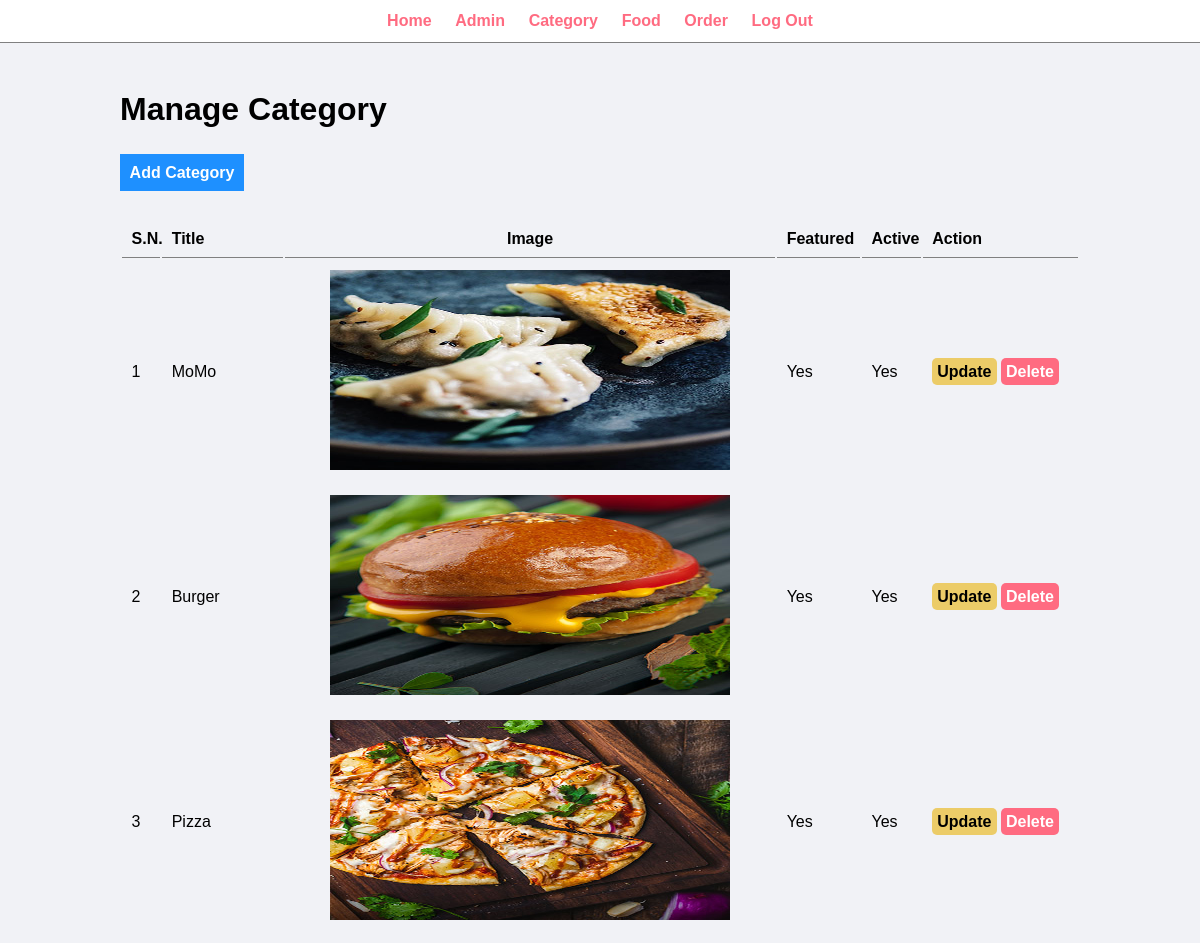
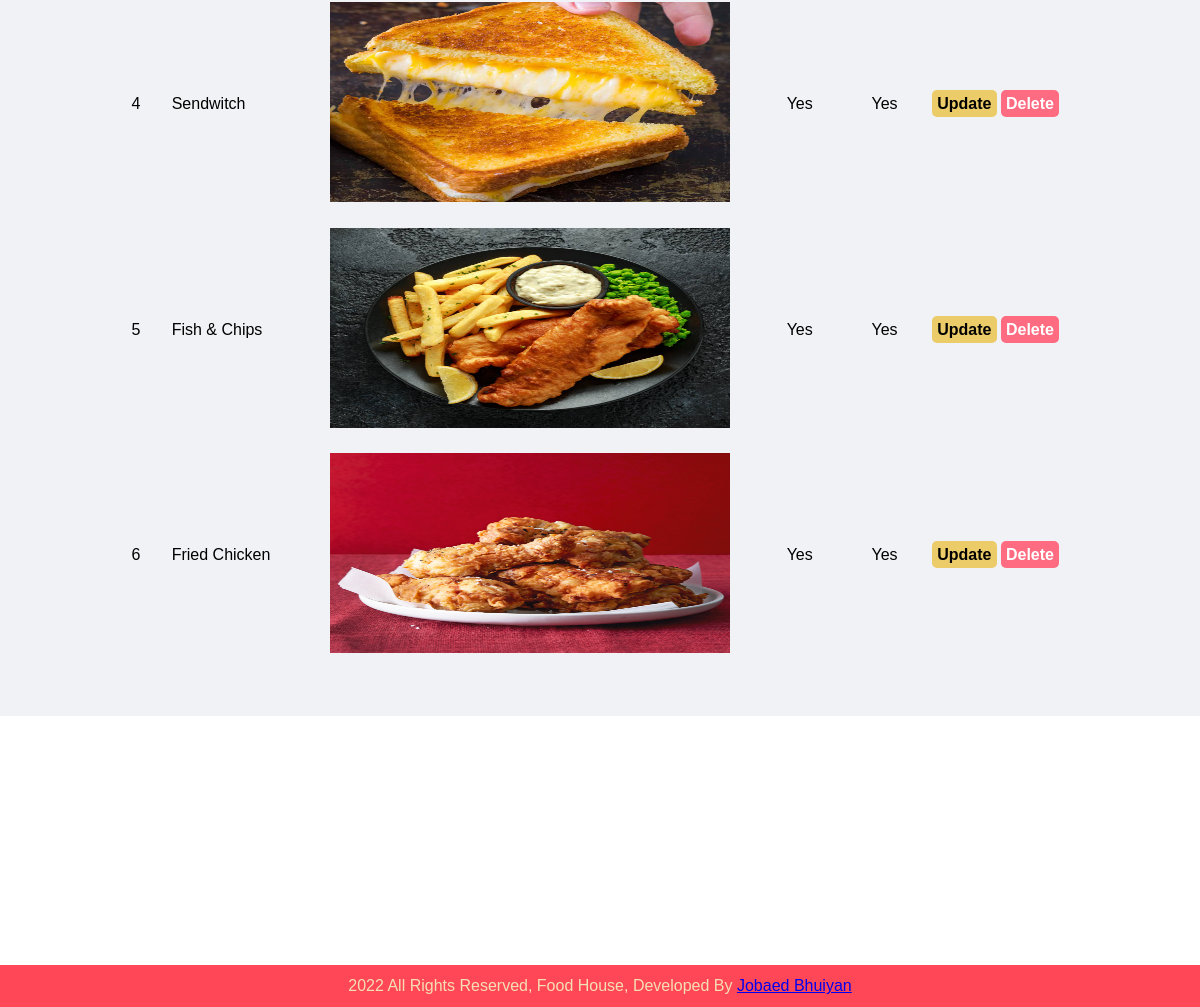
/admin/manage-category.php (signed in), run on the app's committed database (2 pictures, top to bottom).
### tables this page shows
CREATE TABLE `category` (
  `id` int(11) NOT NULL,
  `title` varchar(100) NOT NULL,
  `image` varchar(250) NOT NULL,
  `featured` varchar(10) NOT NULL,
  `active` varchar(10) NOT NULL
);

### admin/manage-category.php (the view, shortened to what this page needs)
<?php
require "partials/menu.php";
require "../config/db.php";
?>
<div class="main-content">
    <div class="wrapper">
        <h1>Manage Category</h1>
        <br>
        <br>
        <a href="add-category.php" class="btn-primary">Add Category</a>
        <br>
        <br>
        <br>
        <table class="tbl-full">
            <tr>
                <th>S.N.</th>
                <th>Title</th>
                <th class="text-center">Image</th>
                <th>Featured</th>
                <th>Active</th>
                <th>Action</th>
            </tr>
            <?php
            $s = "SELECT * FROM category WHERE 1";
            $result = $conn->query($s);
            $sn = 0;
            while ($row = $result->fetch_assoc()) {
                $sn++;
            ?>
                <tr>
                    <td><?php echo $sn ?></td>
                    <td><?php echo $row['title'] ?></td>
                    <td class="text-center"><img class='backup_picture' width="400px" height="200px;" src="<?PHP
                                                                                                            $path1 = "../images/category/" . $row['image'];
                                                                                                            $path2 = "../images/notfoundimages.jpg";
                                                                                                            echo file_exists($path1) ? $path1 : $path2;
                                                                                                            ?>" alt=""></td>
                    <td><?php echo $row['featured'] ?></td>
                    <td><?php echo $row['active'] ?></td>
                    <td><a style="padding: 5px; border-radius: 5px; margin-top: 50px;" href="update-category.php?id=<?php echo $row['id'] ?>" class="btn-secondary">Update</a> <a style="padding: 5px; border-radius: 5px; margin-top: 50px;" href="delete-category.php?id=<?php echo $row['id'] ?>" class="btn-danger">Delete</a></td>
                </tr>
            <?php } ?>
        </table>
    </div>
</div>
<?php
require "partials/footer.php";
?>
</body>
</html>

### admin/partials/menu.php (shortened to what this page needs)
<!DOCTYPE html>
<html lang="en">
<head>
    <link rel="stylesheet" href="../css/admin.css">
</head>
<body>
    <div class="menu text-center">
        <div class="wrapper">
            <ul>
                <li><a href="index.php">Home</a></li>
                <li><a href="manage-admin.php">Admin</a></li>
                <li><a href="manage-category.php">Category</a></li>
                <li><a href="manage-food.php">Food</a></li>
                <li><a href="manage-order.php">Order</a></li>
                <?php
                if (isset($_SESSION['login']) && ($_SESSION['login'] == true)) {
                    echo '<li><a href="logout.php">Log Out</a></li>';
                }
                ?>
            </ul>
        </div>
    </div>

### admin/partials/footer.php
<footer style="margin-top: 249px;" class="footer">
    <div class="footer">
        <div class="wrapper">
            <p class="text-center">2022 All Rights Reserved, Food House, Developed By <a href="#">Jobaed Bhuiyan</a> </p>
        </div>
    </div>
</footer>

### css/admin.css (style rules this page uses)
* { margin: 0 0; padding: 0 0; font-family: Arial, Helvetica, sans-serif; }
.wrapper { padding: 1%; width: 80%; margin: 0 auto; }
.text-center { text-align: center; }
.tbl-full { width: 100%; }
table tr th { border-bottom: 1px solid gray; padding: 1%; text-align: left; }
table tr td { padding: 1%; }
.btn-primary { background-color: #1e90ff; padding: 1%; color: white; text-decoration: none; font-weight: bold; border: none; }
.btn-secondary { background-color: #eccc68; padding: 1%; color: black; text-decoration: none; font-weight: bold; }
.btn-danger { background-color: #ff6b81; padding: 1%; color: white; text-decoration: none; font-weight: bold; }
.menu { border-bottom: 1px solid gray; }
.menu ul { list-style-type: none; }
.menu ul li { display: inline; padding: 1%; }
.menu ul li a { color: #ff6b81; font-weight: bold; text-decoration: none; }
.main-content { background-color: #f1f2f6; padding: 3% 0; }
.footer { background-color: #ff4757; color: wheat; }

### data on the page
category: title "MoMo", image (picture), featured "Yes", active "Yes"
category: title "Burger", image (picture), featured "Yes", active "Yes"
category: title "Pizza", image (picture), featured "Yes", active "Yes"
category: title "Sendwitch", image (picture), featured "Yes", active "Yes"
category: title "Fish & Chips", image (picture), featured "Yes", active "Yes"
category: title "Fried Chicken", image (picture), featured "Yes", active "Yes"
